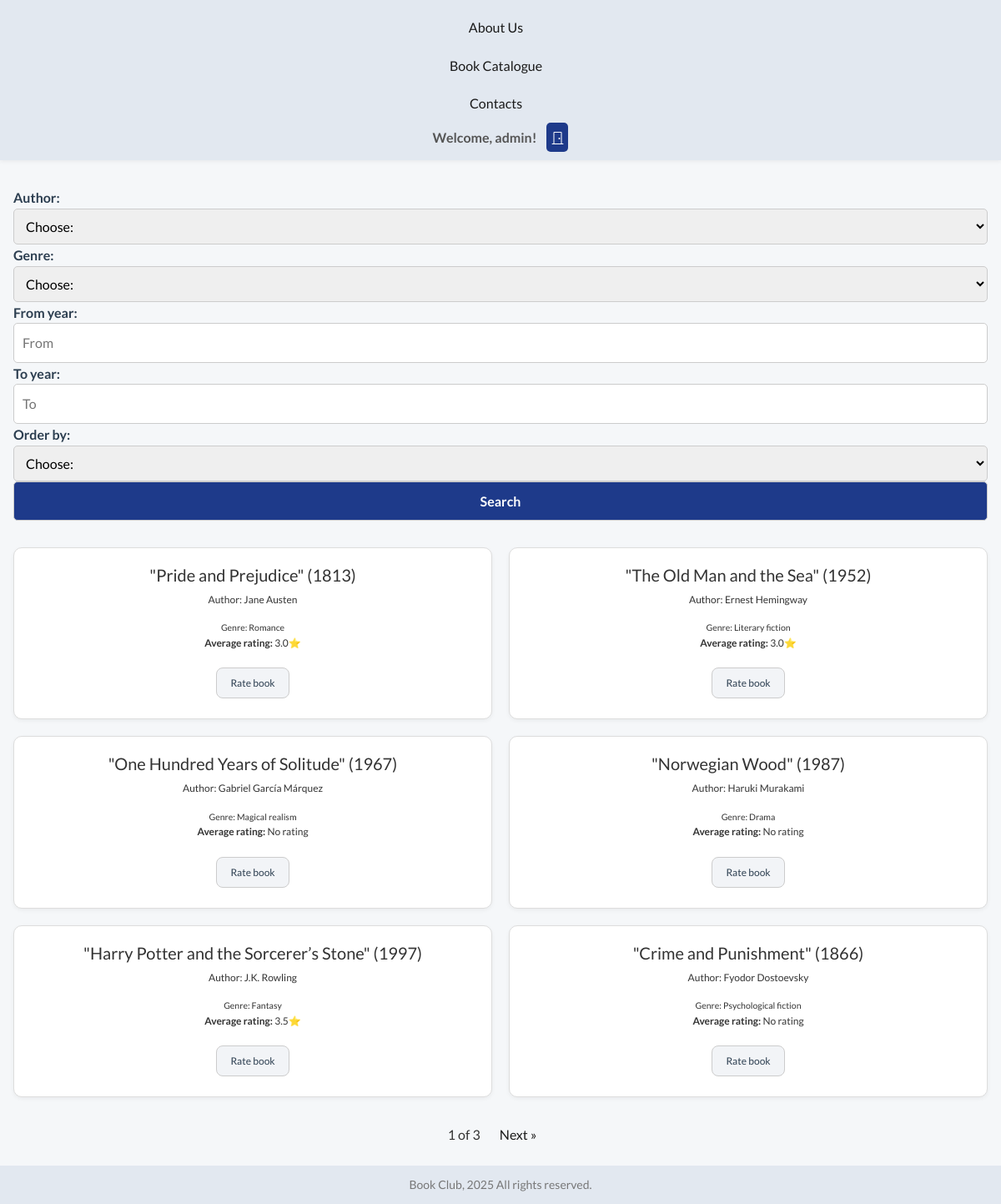
/catalogue/ (signed in), run on the app's committed database.
### bookcatalogue/models.py (models this page shows, shortened)
class Book(models.Model):
    title = models.CharField(max_length=100)
    year = models.IntegerField(null=True, blank=True)
    isbn = models.CharField(max_length=100, unique=True)
    author = models.ForeignKey(to=Author, on_delete=models.CASCADE, related_name='books')
    genres = models.ManyToManyField(to=Genre)

class Author(models.Model):
    first_name = models.CharField(max_length=100)
    last_name = models.CharField(max_length=100)
    country = models.CharField(max_length=100, null=True, blank=True)
    birt_year = models.IntegerField(null=True, blank=True)
    def __str__(self):
        return f'{self.first_name} {self.last_name}'

class Genre(models.Model):
    name = models.CharField(max_length=100, unique=True)

### bookcatalogue/views.py (the view)
# urls.py: path('catalogue/', CatalogueListView.as_view(), name='catalogue'),
class CatalogueListView(ListView):
    model = Book
    template_name = 'catalogue.html'
    context_object_name = 'books'
    paginate_by = 6
    def get_queryset(self):
        queryset = Book.objects.all()
        author = self.request.GET.get('author')
        genre = self.request.GET.get('genre')
        from_year = self.request.GET.get('from_year')
        to_year = self.request.GET.get('to_year')
        ordering = self.request.GET.get('ordering')
        if author:
            queryset = queryset.filter(author__id=author)
        if genre:
            queryset = queryset.filter(genres__id=genre)
        if from_year:
            queryset = queryset.filter(year__gte=from_year)
        if to_year:
            queryset = queryset.filter(year__lte=to_year)
        if ordering == 'title':
            queryset = queryset.order_by('title')
        elif ordering == 'year':
            queryset = queryset.order_by('year')
        queryset = queryset.annotate(avg_rating=Avg('ratings__stars'))
        return queryset
    def get_context_data(self, **kwargs):
        context = super().get_context_data(**kwargs)
        context['authors'] = Author.objects.all()
        context['genres'] = Genre.objects.all()
        return context

### bookcatalogue/templates/catalogue.html (shortened to what this page needs)
{% extends 'base.html' %}
{% block 'content' %}
<div class="filter-form">
    <form method="get">
        <label>Author:</label>
        <select name="author">
            <option value="">Choose:</option>
        </select>
        <label>Genre:</label>
        <select name="genre">
            <option value="">Choose:</option>
        </select>
        <label>From year:</label>
        <input type="number" placeholder="From" name="from_year">
        <label>To year:</label>
        <input type="number" placeholder="To" name="to_year">
        <label>Order by:</label>
        <select name="ordering">
            <option value="">Choose:</option>
        </select>
        <button type="submit">Search</button>
    </form>
</div>
    {% if books %}
    <div class="box-catalogue">
        {% for book in books %}
            <div class="book-container">
                <h5>"{{ book.title }}" ({{ book.year }})</h5>
                <p>Author: {{ book.author }}</p>
                <small>Genre: {% for genre in book.genres.all %}{{ genre.name }}{% endfor %}</small>
                <p><strong>Average rating:</strong>
                   {% if book.avg_rating %}
                        {{ book.avg_rating }}⭐
                    {% else %}
                     No rating
                    {% endif %}
                </p>
                <a class="book-detail" href="{% url 'book_detail' book.pk %}">Rate book</a>
            </div>
        {% endfor %}
    </div>
{% else %}
    <p class="no-book">No books found.</p>
{% endif %}
{% if is_paginated %}
  <div class="pagination-container">
    <span> {{ page_obj.number }} of {{ page_obj.paginator.num_pages }}</span>
    {% if page_obj.has_next %}
      <a href="?page={{ page_obj.next_page_number }}">Next »</a>
    {% endif %}
  </div>
{% endif %}
{% endblock %}

### bookcatalogue/templates/base.html (shortened to what this page needs)
<!DOCTYPE html>
<html lang="en">
<head>
    <link href="https://cdn.jsdelivr.net/npm/bootstrap@5.3.7/dist/css/bootstrap.min.css" rel="stylesheet"
>
    <link rel="stylesheet" href="https://cdn.jsdelivr.net/npm/bootstrap-icons@1.13.1/font/bootstrap-icons.min.css">
    {% load static %}
    <link rel="stylesheet" href="{% static 'css/styles.css' %}">
</head>
<body>
<header>
    {% if user.is_authenticated %}
<nav class="navbar">
    <div class="left-nav">
        <a href="{% url 'about' %}">About Us</a>
        <a href="{% url 'catalogue' %}">Book Catalogue</a>
        <a href="{% url 'contacts' %}">Contacts</a>
    </div>
    <div class="right-nav">
        <span>Welcome, {{ user.username }}!</span>
        <form method="post" action="{% url 'logout' %}">
            <button class="logout-btn" type="submit">
                <i class="bi bi-door-closed"></i>
            </button>
        </form>
    </div>
</nav>
{% endif %}
</header>
{% block 'content' %}
{% endblock %}
<footer>Book Club, 2025 All rights reserved.</footer>
</body>
</html>

### bookcatalogue/static/css/styles.css (style rules this page uses)
* { margin: 0; padding: 0; box-sizing: border-box; }
body { background-color: #f5f7f9; padding-bottom: 50px; font-family: 'Lato', sans-serif; color: #333; line-height: 1.6; }
a { text-decoration: none; padding: 8px 16px; border-radius: 4px; margin: 4px; color: #1a1a1a; transition: background-color 0.3s, color 0.3s; }
.navbar { display: flex; justify-content: space-between; align-items: center; width: 100%; background-color: #e2e8f0; padding: 15px 40px; box-shadow: 0 2px 5px rgba(0,0,0,0.05); }
.navbar a { margin-right: 15px; font-weight: 500; color: #1a1a1a; padding: 6px 12px; }
.left-nav, .right-nav { display: flex; align-items: center; }
.right-nav span { margin-right: 12px; font-weight: 600; color: #555; }
.bi-door-closed { font-style: normal; }
button, .auth-btn, .logout-btn, .filter-form button { border: none; padding: 12px 25px; color: #fff; font-weight: 600; border-radius: 5px; background: #1e3a8a; transition: background 0.3s, transform 0.2s ease; cursor: pointer; }
.logout-btn { padding: 5px; }
.book-detail { color: #2c3e50; background: #f2f4f7; border-radius: 8px; border: 1px solid #ccc; font-size: 12px; transition: background 0.3s, color 0.3s; }
form input, form select { padding: 10px; border: 1px solid #bbb; border-radius: 4px; font-size: 15px; }
.filter-form { display: flex; flex-wrap: wrap; gap: 15px; align-items: center; justify-content: center; margin: 2em auto; max-width: 1300px; }
.filter-form label { font-weight: 600; color: #2c3e50; }
.filter-form select, .filter-form input, .filter-form button { padding: 10px; border-radius: 5px; border: 1px solid #ccc; font-size: 15px; }
.box-catalogue { display: grid; margin: 2em auto; grid-template-columns: repeat(3, minmax(250px, 1fr)); gap: 20px; width: 750px; }
.book-container { display: flex; flex-direction: column; align-items: center; border: 1px solid #ddd; border-radius: 10px; background-color: #ffffff; padding: 20px; font-size: 12px; box-shadow: 0 2px 5px rgba(0,0,0,0.05); }
.pagination-container, .rating-container, .rating-container p { margin-bottom: 20px; text-align: center; }
footer { padding: 12px; text-align: center; color: #777; width: 100%; position: fixed; bottom: 0; left: 0; background-color: #e2e8f0; z-index: 1000; font-size: 14px; }
@media (max-width: 1278px) { .navbar { flex-direction: column; padding: 10px 20px; } }
@media (max-width: 1278px) { .left-nav { flex-direction: column; } }
@media (max-width: 1278px) { .box-catalogue { grid-template-columns: repeat(2, minmax(250px, 1fr)); width: 100%; padding: 0 1em; } }
@media (max-width: 1278px) { .filter-form { flex-direction: column; align-items: stretch; gap: 12px; padding: 0 1em; } }
@media (max-width: 1278px) { .filter-form label { width: 100%; text-align: left; } }
@media (max-width: 1278px) { .filter-form select, .filter-form input, .filter-form button { width: 100%; font-size: 16px; } }

### data on the page
Book: title "Pride and Prejudice", year "1813", author "Jane Austen", avg_rating "3.0"
Genre: name "Romance"
Book: title "The Old Man and the Sea", year "1952", author "Ernest Hemingway", avg_rating "3.0"
Genre: name "Literary fiction"
Book: title "One Hundred Years of Solitude", year "1967", author "Gabriel García Márquez", shows "No rating"
Genre: name "Magical realism"
Book: title "Norwegian Wood", year "1987", author "Haruki Murakami", shows "No rating"
Genre: name "Drama"
Book: title "Harry Potter and the Sorcerer’s Stone", year "1997", author "J.K. Rowling", avg_rating "3.5"
Genre: name "Fantasy"
Book: title "Crime and Punishment", year "1866", author "Fyodor Dostoevsky", shows "No rating"
Genre: name "Psychological fiction"

### other printed values
{{ user.username }} "admin"
{{ page_obj.number }} "1"
{{ page_obj.paginator.num_pages }} "3"
